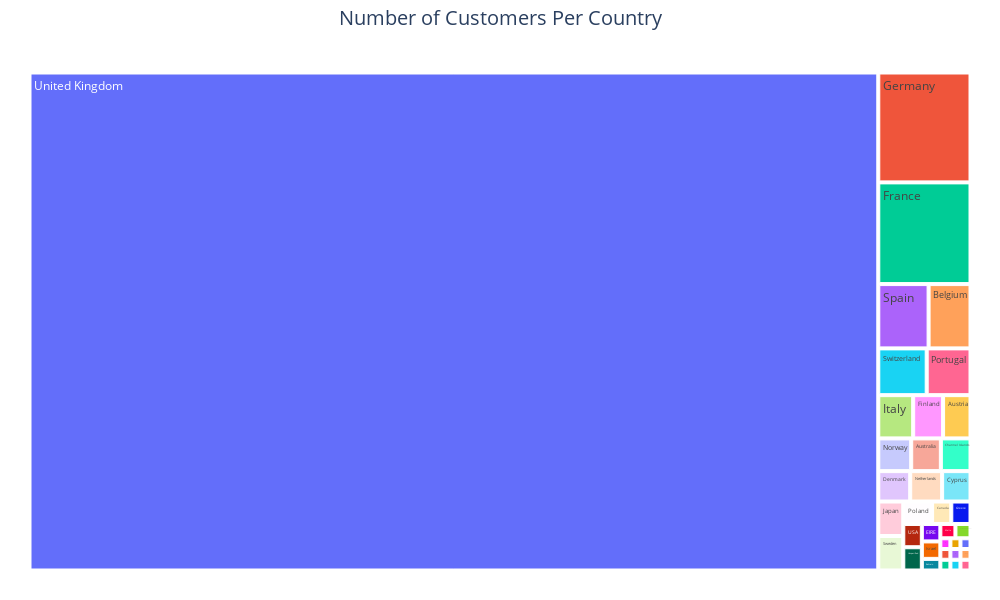

Notebook cell for this chart:
### Code cell
# PLOTLY TREEMAP
fig = px.treemap(df.groupby('Country')[["CustomerID"]].nunique().sort_values(by="CustomerID", ascending=False),
                 path=[df.groupby('Country')[["CustomerID"]].nunique().sort_values(
                     by="CustomerID", ascending=False).index],
                 values='CustomerID',
                 width=1000,
                 height=600)
fig.update_layout(title_text='Number of Customers Per Country',
                  title_x=0.5, title_font=dict(size=20)
                  )
fig.update_layout(margin=dict(t=50, l=25, r=25, b=25))
fig.show()

### Figure 1 — Plotly figure (JSON) as saved in the notebook; plotly's stock layout.template omitted (floating-point values rounded to 4 significant figures)
{"data": [{"branchvalues": "total", "domain": {"x": [0, 1], "y": [0, 1]}, "hovertemplate": "labels=%{label}<br>CustomerID=%{value}<br>parent=%{parent}<br>id=%{id}<extra></extra>", "ids": ["Australia", "Austria", "Bahrain", "Belgium", "Brazil", "Canada", "Channel Islands", "Cyprus", "Czech Republic", "Denmark", "EIRE", "European Community", "Finland", "France", "Germany", "Greece", "Iceland", "Israel", "Italy", "Japan", "Lebanon", "Lithuania", "Malta", "Netherlands", "Norway", "Poland", "Portugal", "RSA", "Saudi Arabia", "Singapore", "Spain", "Sweden", "Switzerland", "USA", "United Arab Emirates", "United Kingdom", "Unspecified"], "labels": ["Australia", "Austria", "Bahrain", "Belgium", "Brazil", "Canada", "Channel Islands", "Cyprus", "Czech Republic", "Denmark", "EIRE", "European Community", "Finland", "France", "Germany", "Greece", "Iceland", "Israel", "Italy", "Japan", "Lebanon", "Lithuania", "Malta", "Netherlands", "Norway", "Poland", "Portugal", "RSA", "Saudi Arabia", "Singapore", "Spain", "Sweden", "Switzerland", "USA", "United Arab Emirates", "United Kingdom", "Unspecified"], "name": "", "parents": ["", "", "", "", "", "", "", "", "", "", "", "", "", "", "", "", "", "", "", "", "", "", "", "", "", "", "", "", "", "", "", "", "", "", "", "", ""], "type": "treemap", "values": [9, 11, 2, 25, 1, 4, 9, 8, 1, 9, 3, 1, 12, 87, 94, 4, 1, 3, 14, 8, 1, 1, 2, 9, 10, 6, 19, 1, 1, 1, 30, 8, 21, 4, 2, 3921, 4]}], "layout": {"height": 600, "legend": {"tracegroupgap": 0}, "margin": {"b": 25, "l": 25, "r": 25, "t": 50}, "title": {"font": {"size": 20}, "text": "Number of Customers Per Country", "x": 0.5}, "width": 1000}}
